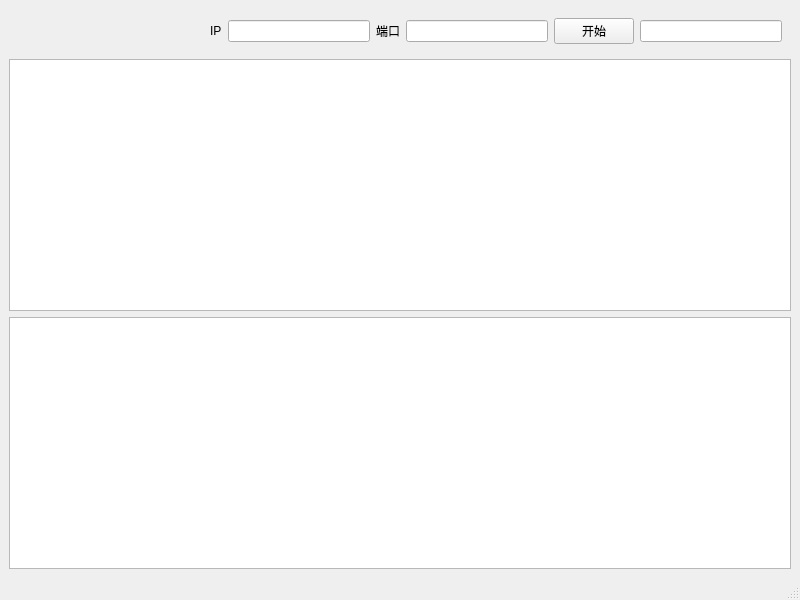
<?xml version="1.0" encoding="UTF-8"?>
<ui version="4.0">
 <class>MainWindow</class>
 <widget class="QMainWindow" name="MainWindow">
  <property name="geometry">
   <rect>
    <x>0</x>
    <y>0</y>
    <width>800</width>
    <height>600</height>
   </rect>
  </property>
  <property name="windowTitle">
   <string>MainWindow</string>
  </property>
  <widget class="QWidget" name="centralwidget">
   <layout class="QVBoxLayout" name="verticalLayout">
    <item>
     <widget class="QWidget" name="widget" native="true">
      <layout class="QHBoxLayout" name="horizontalLayout">
       <item>
        <spacer name="horizontalSpacer">
         <property name="orientation">
          <enum>Qt::Horizontal</enum>
         </property>
         <property name="sizeHint" stdset="0">
          <size>
           <width>192</width>
           <height>20</height>
          </size>
         </property>
        </spacer>
       </item>
       <item>
        <widget class="QLabel" name="ip_lb">
         <property name="text">
          <string>IP</string>
         </property>
        </widget>
       </item>
       <item>
        <widget class="QLineEdit" name="ip_edt"/>
       </item>
       <item>
        <widget class="QLabel" name="port_lb">
         <property name="text">
          <string>端口</string>
         </property>
        </widget>
       </item>
       <item>
        <widget class="QLineEdit" name="port_edt"/>
       </item>
       <item>
        <widget class="QPushButton" name="st_pb">
         <property name="text">
          <string>开始</string>
         </property>
        </widget>
       </item>
       <item>
        <widget class="QLineEdit" name="lineEdit"/>
       </item>
      </layout>
     </widget>
    </item>
    <item>
     <widget class="QTableWidget" name="tableWidget"/>
    </item>
    <item>
     <widget class="QTextBrowser" name="textBrowser"/>
    </item>
   </layout>
  </widget>
  <widget class="QMenuBar" name="menubar">
   <property name="geometry">
    <rect>
     <x>0</x>
     <y>0</y>
     <width>800</width>
     <height>26</height>
    </rect>
   </property>
  </widget>
  <widget class="QStatusBar" name="statusbar"/>
 </widget>
 <resources/>
 <connections/>
</ui>
